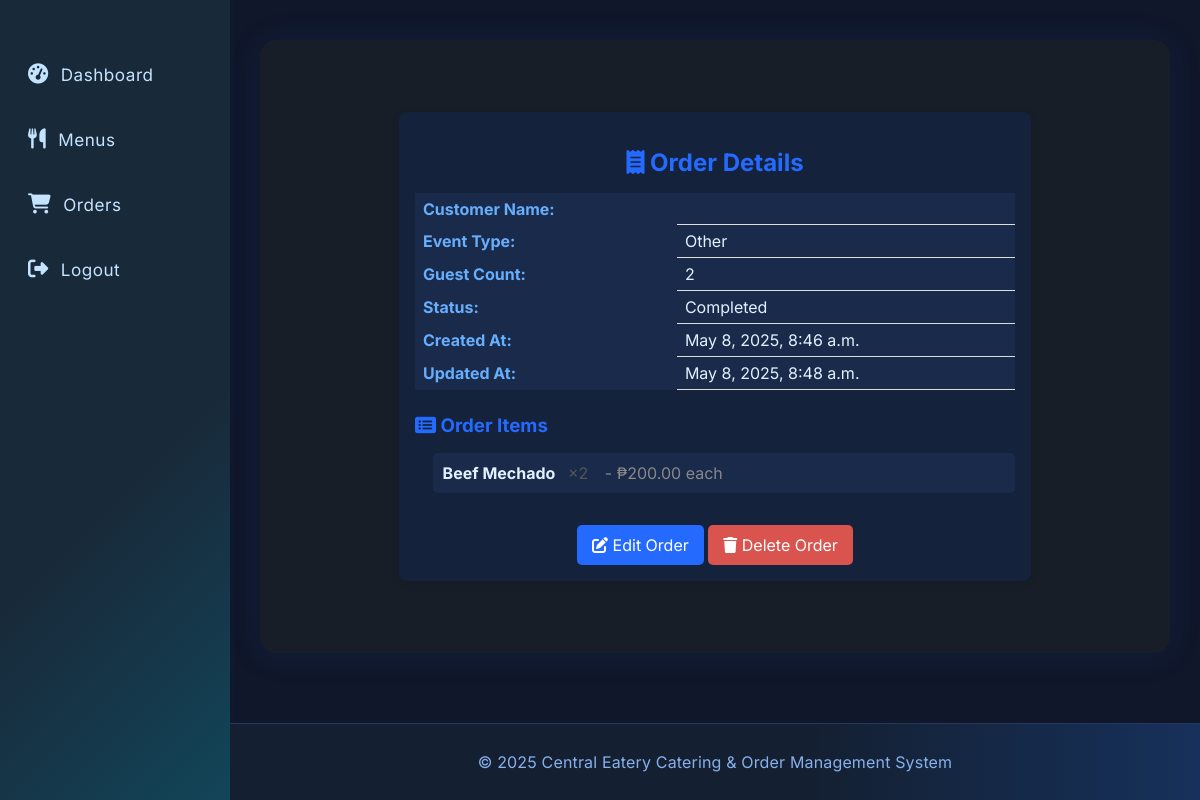
Screenshot of /orders/order/48/ (signed in) with the database file from the repository.
### orders/models.py (models this page shows, shortened)
class Order(models.Model):
    class Status(models.TextChoices):
        PENDING = 'Pending', 'Pending'
        IN_PROGRESS = 'In Progress', 'In Progress'
        COMPLETED = 'Completed', 'Completed'
        CANCELLED = 'Cancelled', 'Cancelled'
    class EventType(models.TextChoices):
        WEDDING = 'Wedding', 'Wedding'
        BIRTHDAY = 'Birthday', 'Birthday'
        CORPORATE = 'Corporate', 'Corporate'
        OTHER = 'Other', 'Other'
    class PaymentStatus(models.TextChoices):
        NOT_PAID = 'Not Paid', 'Not Paid'
        PAID = 'Paid', 'Paid'
        REFUNDED = 'Refunded', 'Refunded'
        DISPUTED = 'Disputed', 'Disputed'
    customer = models.ForeignKey(
        settings.AUTH_USER_MODEL,
        on_delete=models.CASCADE,
        related_name='orders'
    )
    customer_contact = models.CharField(max_length=255)
    event_date = models.DateField()
    event_type = models.CharField(
        max_length=20,
        choices=EventType.choices,
        default=EventType.OTHER
    )
    guest_count = models.PositiveIntegerField()
    status = models.CharField(
        max_length=20,
        choices=Status.choices,
        default=Status.PENDING
    )
    payment_status = models.CharField(
        max_length=15,
        choices=PaymentStatus.choices,
        default=PaymentStatus.NOT_PAID
    )
    created_at = models.DateTimeField(auto_now_add=True)
    updated_at = models.DateTimeField(auto_now=True)

class OrderItem(models.Model):
    order = models.ForeignKey(Order, on_delete=models.CASCADE, related_name='items')
    menu_item = models.ForeignKey(MenuItem, on_delete=models.PROTECT)
    quantity = models.PositiveIntegerField()
    notes = models.TextField(blank=True, null=True)

### menu/models.py (models this page shows, shortened)
class MenuItem(models.Model):
    name = models.CharField(max_length=255)
    description = models.TextField(blank=True)
    price = models.DecimalField(max_digits=8, decimal_places=2)
    category = models.ForeignKey(Category, on_delete=models.SET_NULL, null=True, blank=True)
    is_available = models.BooleanField(default=True)
    allergens = models.ManyToManyField(Allergen, blank=True)
    image = models.ImageField(upload_to='menu_items/', blank=True, null=True)  # Add this line for image

### orders/views.py (the view)
# urls.py: path('order/<int:pk>/', views.order_detail, name='order_detail'),  # Order detail
@login_required
def order_detail(request, pk):
    order = get_object_or_404(Order, pk=pk)
    order_items = order.items.all()
    is_admin = request.user.is_staff
    invoices = order.invoices.all().order_by('-created_at')  # Even cleaner!
    if request.user != order.customer and not is_admin:
        return HttpResponseForbidden("You are not authorized to view this order.")
    context = {
        'order': order,
        'order_items': order_items,
        'invoices': invoices,
    }
    if is_admin:
        return render(request, 'orders/order_detail_admin.html', context)
    else:
        return render(request, 'orders/order_detail_customer.html', context)

### orders/templates/orders/order_detail_customer.html (shortened to what this page needs)
{% extends 'base_for_customer.html' %}
{% block content %}
<div class="order-detail-wrapper">
    <h2 class="order-detail-title"><i class="fas fa-receipt"></i> Order Details</h2>
    <table class="order-detail-table">
        <tr>
            <td class="order-detail-label">Customer Name:</td>
            <td class="order-detail-value">{{ order.customer_name }}</td>
        </tr>
        <tr>
            <td class="order-detail-label">Event Type:</td>
            <td class="order-detail-value">{{ order.event_type }}</td>
        </tr>
        <tr>
            <td class="order-detail-label">Guest Count:</td>
            <td class="order-detail-value">{{ order.guest_count }}</td>
        </tr>
        <tr>
            <td class="order-detail-label">Status:</td>
            <td class="order-detail-value">{{ order.status }}</td>
        </tr>
        <tr>
            <td class="order-detail-label">Created At:</td>
            <td class="order-detail-value">{{ order.created_at }}</td>
        </tr>
        <tr>
            <td class="order-detail-label">Updated At:</td>
            <td class="order-detail-value">{{ order.updated_at }}</td>
        </tr>
    </table>
    <h3 class="order-items-title"><i class="fas fa-list-alt"></i> Order Items</h3>
    <ul class="order-items-list">
        {% for item in order_items %}
        <li class="order-item">
            <strong>{{ item.menu_item.name }}</strong>
            <span class="order-item-quantity">×{{ item.quantity }}</span>
            <span class="order-item-price">- ₱{{ item.menu_item.price }} each</span>
        </li>
        {% empty %}
        <li>No items for this order yet.</li>
        {% endfor %}
    </ul>
    <div class="order-actions">
        <a href="{% url 'orders:update_order' order.pk %}" class="btn btn-primary">
            <i class="fas fa-edit"></i> Edit Order
        </a>
        <a href="{% url 'orders:delete_order' order.pk %}"
           class="btn btn-danger"
           onclick="return confirm('Are you sure you want to delete this order?');">
            <i class="fas fa-trash"></i> Delete Order
        </a>
    </div>
</div>
{% endblock %}

### static/css/navigations2.css (style rules this page uses)
body { font-family: 'Inter', Arial, sans-serif; background: #101720; margin: 0; display: flex; min-height: 100vh; flex-direction: column; color: #e0f2ff; }

### orders/templates/orders/order_detail_customer.html (style rules this page uses)
body { background: #10172B; color: #e0f2ff; font-family: 'Inter', Arial, sans-serif; margin: 0; }
.order-detail-wrapper { max-width: 600px; margin: 2rem auto; padding: 1rem; background-color: #14223B; border-radius: 8px; box-shadow: 0 2px 10px rgba(0, 0, 0, 0.1); }
.order-detail-title { margin-bottom: 1rem; font-size: 1.5rem; color: #246afe; text-align: center; }
.order-detail-table { width: 100%; margin-bottom: 1.5rem; border-collapse: collapse; }
.order-detail-label { font-weight: bold; padding: 6px 8px; background: #192a4b; color: #67aefc; }
.order-detail-value { padding: 6px 8px; border-bottom: 1px solid #ddd; background: #192a4b; }
.order-items-title { margin-bottom: 0.5rem; color: #246afe; }
.order-items-list { padding-left: 1.1rem; margin-bottom: 1.5rem; list-style: none; }
.order-item { margin-bottom: 0.75em; padding: 10px; background: #192a4b; border-radius: 5px; }
.order-item-quantity { margin-left: 8px; color: #555; }
.order-item-price { margin-left: 12px; color: #888; }
.order-actions { margin-top: 2rem; text-align: center; }
.btn { display: inline-block; padding: 10px 15px; color: #fff; text-decoration: none; border-radius: 5px; transition: background 0.3s; }
.btn-primary { background-color: #246afe; }
.btn-danger { background-color: #d9534f; }

### rows the page displays
Order: event_type "Other", guest_count "2", status "Completed", created_at "May 8, 2025, 8:46 a.m.", updated_at "May 8, 2025, 8:48 a.m."
OrderItem: menu_item.name "Beef Mechado", quantity "2", menu_item.price "200.00"
